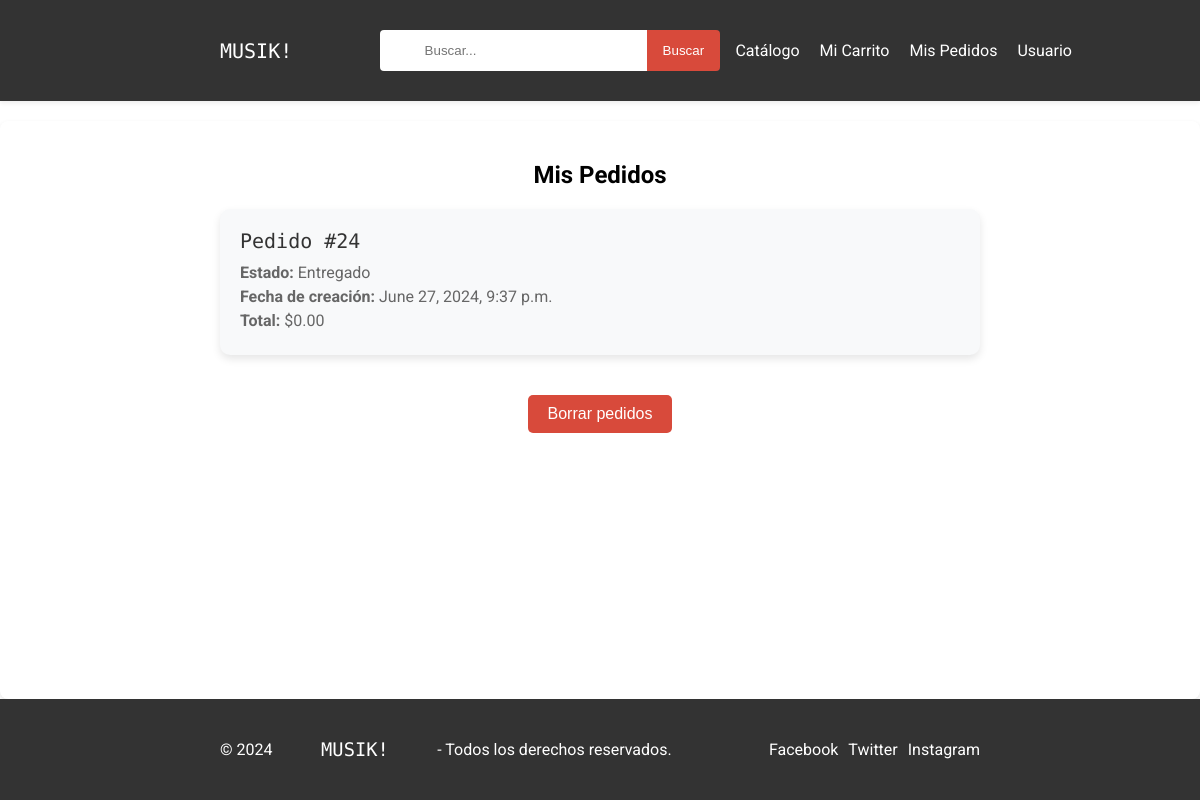
The page /pedidos/ (signed in) on the database as committed earlier.
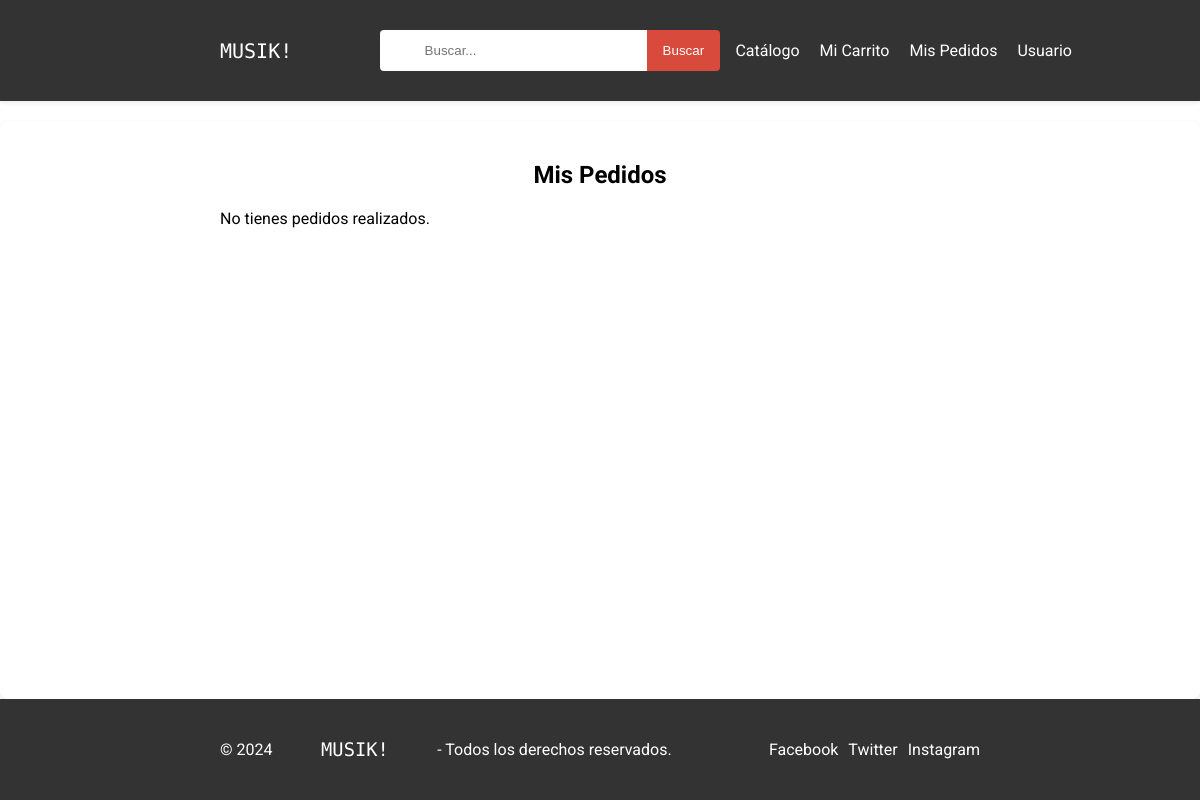
The same page on the database as committed later.
### pedidos/models.py (models this page shows, shortened)
class Pedido(models.Model):
    user = models.ForeignKey(CustomUser, on_delete=models.CASCADE)
    crear_en = models.DateTimeField(auto_now_add=True)
    actualizar = models.DateTimeField(auto_now=True)
    estado = models.CharField(max_length=50, choices=[
        ("Pendiente", "Pendiente"),
        ("EnProceso", "EnProceso"),
        ("Enviado", "Enviado"),
        ("Entregado", "Entregado"),
        ("Cancelado", "Cancelado")
    ], default="Pendiente")
    total = models.DecimalField(max_digits=10, decimal_places=2, default=0)  # Define el campo total
    class Meta:
        db_table = 'pedidos'
        verbose_name = 'pedido'
        verbose_name_plural = 'pedidos'
        ordering = ['id']

### pedidos/views.py (the view)
# urls.py: path('', HomeView.as_view(), name="pedidos"),
class HomeView(LoginRequiredMixin, TemplateView):
    template_name = "pedidos.html"
    def get_context_data(self, **kwargs):
        context = super().get_context_data(**kwargs)
        user = self.request.user
        pedidos = Pedido.objects.filter(user=user)
        context['pedidos'] = pedidos
        return context

### pedidos/templates/pedidos.html (shortened to what this page needs)
{% extends "base.html" %}
{% load static %}
{% block extra_head %}
<link rel="stylesheet" href="{% static 'css/pedidos.css' %}">
{% endblock %}
{% block content %}
<div class="container">
    <h2>Mis Pedidos</h2>
    {% if pedidos %}
    <div class="pedidos-lista">
        {% for pedido in pedidos %}
        <div class="pedido-card">
            <h3>Pedido #{{ pedido.id }}</h3>
            <p><strong>Estado:</strong> {{ pedido.estado }}</p>
            <p><strong>Fecha de creación:</strong> {{ pedido.crear_en }}</p>
            <p><strong>Total:</strong> ${{ pedido.total|floatformat:"2" }}</p>
        </div>
        {% endfor %}
        <form method="post" action="{% url 'borrar_pedidos' %}">
            <button type="submit" class="btn btn-danger borrar-todos">Borrar pedidos</button>
        </form>
    </div>
    {% else %}
    <p>No tienes pedidos realizados.</p>
    {% endif %}
</div>
{% endblock %}

### templates/base.html (shortened to what this page needs)
{% load static %}
<!DOCTYPE html>
<html lang="en">
<head>
    <link rel="stylesheet" href="{% static 'css/base.css' %}">
    {% block extra_head %}{% endblock %}
</head>
<body>
    <div class="wrapper">
        {% block navbar %}
        <nav class="navbar">
            <div class="container">
                <h1 class="logo"><a href="{% url 'index' %}">MUSIK!</a></h1>
                <form action="{% url 'buscar' %}" method="GET" class="search-form">
                    <input type="text" name="q" placeholder="Buscar...">
                    <button type="submit">Buscar</button>
                </form>
                <ul class="nav-links">
                    <li><a href="{% url 'catalogo' %}">Catálogo</a></li>
                    <li><a href="{% url 'carrito' %}">Mi Carrito</a></li>
                    <li><a href="{% url 'pedidos' %}">Mis Pedidos</a></li>
                    <li><a href="{% url 'usuarios' %}">Usuario</a></li>
                </ul>
            </div>
        </nav>
        {% endblock %}
        <main class="content">
            {% block content %}{% endblock %}
        </main>
        <footer class="footer">
            <div class="container">
                <p>&copy; 2024 <h3>MUSIK!</h3>   - Todos los derechos reservados.</p>
                <div class="social-links">
                    <a href="#">Facebook</a>
                    <a href="#">Twitter</a>
                    <a href="#">Instagram</a>
                </div>
            </div>
        </footer>
    </div>
</body>
</html>

### static/css/base.css (style rules this page uses)
* { margin: 0; padding: 0; border: 0; box-sizing: border-box; list-style: none; }
body { font-family: 'Roboto', sans-serif; margin: 0; padding: 0; display: flex; flex-direction: column; min-height: 100vh; }
.wrapper { display: flex; flex-direction: column; flex-grow: 1; }
.container { max-width: 1200px; margin: 0 auto; padding: 0 20px; }
.navbar { background-color: #333; color: #fff; padding: 10px 0; box-shadow: 0 2px 4px rgba(74, 72, 72, 0.1); }
.navbar .container { display: flex; justify-content: space-between; align-items: center; }
.logo { font-family: "Rubik Mono One", monospace; font-weight:unset; font-style: normal; font-size: 20px; margin: 0; }
.logo a { text-decoration: none; color: inherit; }
.nav-links { list-style-type: none; margin: -92px; padding: 0; display: flex; }
.nav-links li { margin-left: 20px; }
.nav-links li a { color: #fff; text-decoration: none; transition: color 0.3s; }
.search-form { display: flex; align-items: center; }
.search-form input[type="text"] { padding: 13px 45px; border: none; border-radius: 4px 0 0 4px; outline: none; }
.search-form button { padding: 13px 16px; border: none; background-color: #d84a3b; color: #fff; border-radius: 0 4px 4px 0; cursor: pointer; transition: background-color 0.3s; }
.content { flex: 1; padding: 20px; background-color: #fff; box-shadow: 0 2px 4px rgba(0, 0, 0, 0.1); border-radius: 8px; margin-top: 20px; }
.footer { background-color: #333; color: #fff; padding: 20px 0; text-align: center; }
.footer .container { display: flex; justify-content: space-between; align-items: center; flex-wrap: wrap; }
.footer .social-links { display: flex; gap: 10px; }
.footer .social-links a { color: #fff; text-decoration: none; transition: color 0.3s; }
h3 { font-family: "Rubik Mono One", monospace; font-weight:unset; font-style: normal; }

### static/css/pedidos.css (style rules this page uses)
.container { max-width: 800px; margin: 0 auto; padding: 20px; }
.container h2 { text-align: center; margin-bottom: 20px; }

Rows that differ between the two databases and show on the page:
removed Pedido: id "24", estado "Entregado", crear_en "June 27, 2024, 9:37 p.m.", total "0.00"
Other text that changed with them:
text no longer shown: "Borrar pedidos"
text now shown: "No tienes pedidos realizados."
